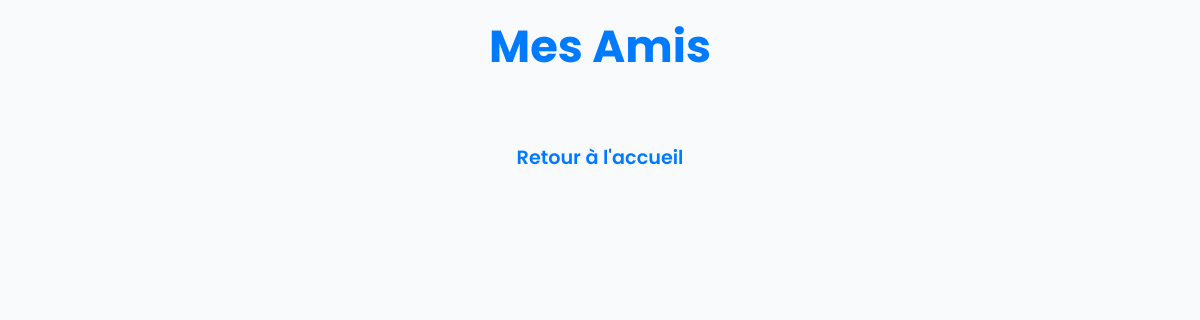
/friends (signed in), run on an earlier commit of the app's database.
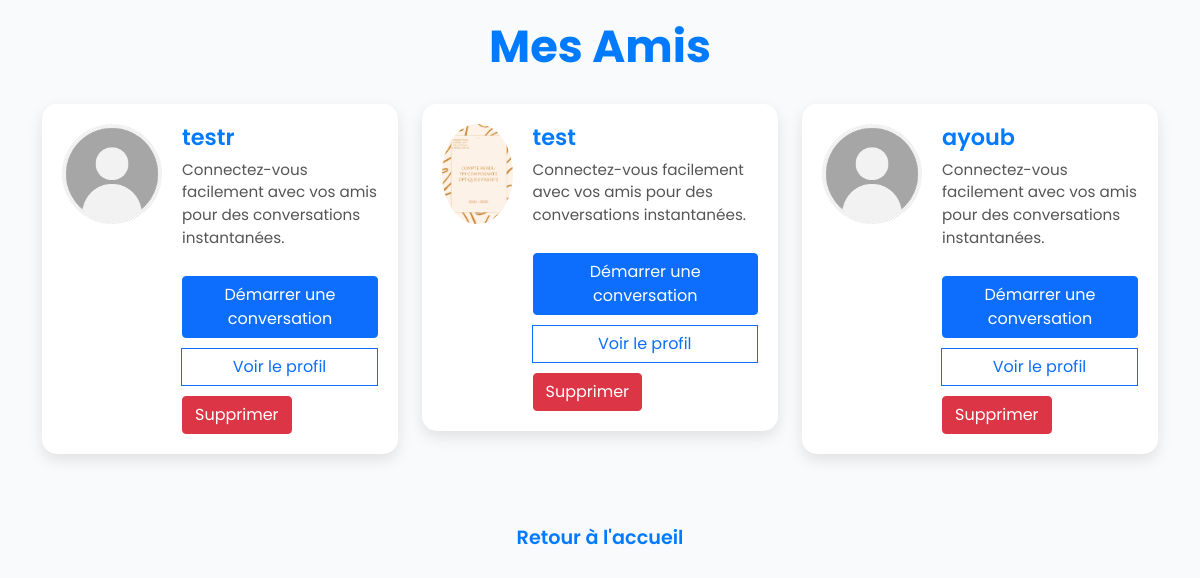
And on a later commit of the database.
### models.py (models this page shows)
class User(UserMixin, db.Model):
    id = db.Column(db.Integer, primary_key=True)
    username = db.Column(db.String(150), unique=True, nullable=False)
    email = db.Column(db.String(150), unique=True, nullable=False)  # Nouveau champ
    phone_number = db.Column(db.String(20), unique=True, nullable=False)  # Nouveau champ
    password = db.Column(db.String(150), nullable=False)
    profile_picture = db.Column(db.String(200))
    bio = db.Column(db.Text)
    is_active = db.Column(db.Boolean, default=True)

### app.py (the view)
@app.route('/friends', methods=['GET'])
@login_required
def friends():
    friendships = Friend.query.filter_by(user_id=current_user.id).all()
    friends = [
        friend for friendship in friendships
        if (friend := db.session.get(User, friendship.friend_id)) and friend.is_active
    ]
    return render_template('friends.html', friends=friends)

### app.py (called while the page is built)
@login_manager.user_loader
def load_user(user_id):
    return db.session.get(User, int(user_id))  # Correctif pour éviter LegacyAPIWarning

@app.context_processor
def inject_profile_picture():
    def get_profile_picture(user):
        if user.profile_picture and os.path.exists(user.profile_picture):
            return url_for('static', filename=f"photos_profil/{os.path.basename(user.profile_picture)}")
        return url_for('static', filename='icone-profil-avatar-par-defaut-image-utilisateur-medias-sociaux-icone-avatar-gris-silhouette-profil-vierge-illustration-vectorielle_561158-3467.avif')
    return dict(get_profile_picture=get_profile_picture)

### templates/friends.html (shortened to what this page needs)
<!DOCTYPE html>
<html lang="fr">
<head>
    <link href="https://cdn.jsdelivr.net/npm/bootstrap@5.1.3/dist/css/bootstrap.min.css" rel="stylesheet">
    <link rel="stylesheet" href="https://cdnjs.cloudflare.com/ajax/libs/font-awesome/5.15.4/css/all.min.css">
</head>
<body>
    <h1>Mes Amis</h1>
    <div class="container">
        <div class="row">
            {% for friend in friends %}
                <div class="col-md-4">
                    <div class="friend-card d-flex">
                        <img src="{{ friend.profile_picture or url_for('static', filename='icone-profil-avatar-par-defaut-image-utilisateur-medias-sociaux-icone-avatar-gris-silhouette-profil-vierge-illustration-vectorielle_561158-3467.avif') }}" />
                        <div class="friend-info">
                            <h4>{{ friend.username }}</h4>
                            <p>Connectez-vous facilement avec vos amis pour des conversations instantanées.</p>
                            <div class="btn-group">
                                <form method="POST" action="{{ url_for('start_conversation', friend_id=friend.id) }}">
                                    <button type="submit" class="btn btn-primary">Démarrer une conversation</button>
                                </form>
                                <a href="{{ url_for('view_profile', user_id=friend.id) }}" class="btn btn-outline-primary">Voir le profil</a>
                                <form method="POST" action="{{ url_for('remove_friend', friend_id=friend.id) }}">
                                    <button type="submit" class="btn btn-danger">Supprimer</button>
                                </form>
                            </div>
                        </div>
                    </div>
                </div>
            {% endfor %}
        </div>
    </div>
    <a href="{{ url_for('index') }}" class="back-home">Retour à l'accueil</a>
</body>
</html>

What changed in the data, as far as the page shows it:
now on this page (row edited): User: username "testr"
now on this page (row edited): User: shows a picture, username "test"
now on this page (row unchanged): User: username "ayoub"
